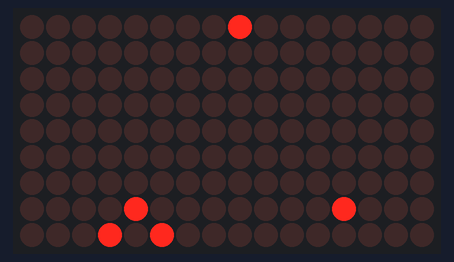
Bench run of a sketch on a simulated Arduino Uno, built with avr-gcc and run on an emulated ATmega328P. On the bench: 16×9 LED matrix.

Above: at 0.6 s.
At 16.8 s:
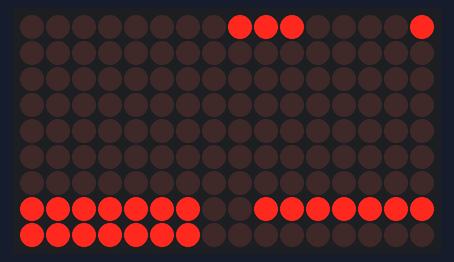
At 25.7 s:
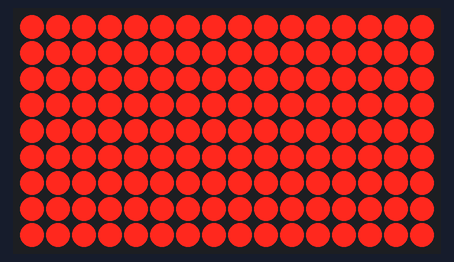
At 37.2 s:
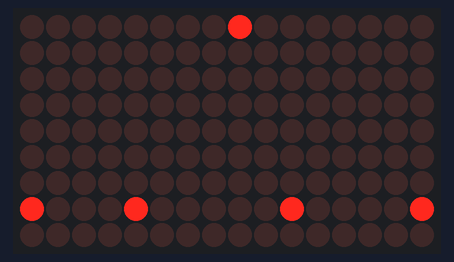

Measured:
- what the display in image 0 shows lasts 1.0 s, from 0.5 s to 1.5 s
- what the display in image 1 shows lasts 3.1 s, from 16.7 s to 19.8 s
- what the display in image 2 shows lasts 0.8 s, from 25.7 s to 26.5 s

The sketch:

RGB5x5_v2.ino
```cpp
// *******************************************************************************************
// ***                Arduino RGB Matrix test for Software Engineering Group               ***
// *******************************************************************************************

// Wiring Matrix to Arduino SDA --> A4  SDL -->A5


//         ******runs through left, right, break, emergency test patterns******

// ******will need each pattern to be connected to a button - see comments in code******
//               ******orientated with wiring at bottom of panel******


//  ****** note Matrix is mapped in a strange way so some of this code is hacky ******
// ****** contacting vendor to see if we can get a better map of the matrix ******

#include <Adafruit_GFX.h>
#include <Adafruit_IS31FL3731.h>
#include <Wire.h>

#define BRIGHT 255   //value 0-255 for brightness Set to medium
#define RECTON 055   // for emergency ON - sets brighness 0-255
#define RECTOFF 0    // for emergency off

Adafruit_IS31FL3731 matrix = Adafruit_IS31FL3731();


void setup() {
  // put your setup code here, to run once:
Serial.println("ISSI manual animation test");
  if (! matrix.begin()) {
    Serial.println("IS31 not found");
    while (1);
  }
  Serial.println("IS31 Found!");

 //
 matrix.setRotation(0);

  delay(500);
}

void loop() {
  // put your main code here, to run repeatedly:

    // this code indicates LEFT TURN, needs to go with M% Button press code

      for(int a = 0; a<4; a++)
      {
        matrix.drawPixel(4, 7, BRIGHT);
        matrix.drawPixel(5, 8, BRIGHT);
        matrix.drawPixel(3, 8, BRIGHT);
        matrix.drawPixel(12, 7, BRIGHT);
        matrix.drawPixel(8, 0, BRIGHT);
        delay(1000);
        matrix.drawPixel(4, 7, 0);
        matrix.drawPixel(5, 8, 0);
        matrix.drawPixel(3, 8, 0);
        matrix.drawPixel(12, 7, 0);
        matrix.drawPixel(8, 0, 0);
        delay(1000);
      }

      // this code indicates RIGHT TURN, needs to go with M5 Button press code
      for(int b = 0; b<4; b++)
      {
        matrix.drawPixel(4, 7, BRIGHT);
        matrix.drawPixel(0, 7, BRIGHT);
        matrix.drawPixel(15, 7, BRIGHT);
        matrix.drawPixel(10, 7, BRIGHT);
        matrix.drawPixel(8, 0, BRIGHT);
        delay(1000);
        matrix.drawPixel(4, 7, 0);
        matrix.drawPixel(0, 7, 0);
        matrix.drawPixel(15, 7, 0);
        matrix.drawPixel(10, 7, 0);
        matrix.drawPixel(8, 0, 0);
        delay(1000);
      }


      // this code turns BREAK light ON for 3 secons
      // this is horrible due to library used - will try find better solution

      {
        // top row (row 1)
        matrix.drawPixel(6, 7, BRIGHT);
        matrix.drawPixel(5, 7, BRIGHT);
        matrix.drawPixel(4, 7, BRIGHT);
        matrix.drawPixel(3, 7, BRIGHT);
        matrix.drawPixel(2, 7, BRIGHT);
        // row 2
        matrix.drawPixel(4, 8, BRIGHT);
        matrix.drawPixel(5, 8, BRIGHT);
        matrix.drawPixel(6, 8, BRIGHT);
        matrix.drawPixel(0, 7, BRIGHT);
        matrix.drawPixel(1, 7, BRIGHT);
        // row 3
        matrix.drawPixel(3, 8, BRIGHT);
        matrix.drawPixel(2, 8, BRIGHT);
        matrix.drawPixel(1, 8, BRIGHT);
        matrix.drawPixel(0, 8, BRIGHT);
        matrix.drawPixel(15, 7, BRIGHT);
        // row 4
        matrix.drawPixel(13, 7, BRIGHT);
        matrix.drawPixel(12, 7, BRIGHT);
        matrix.drawPixel(11, 7, BRIGHT);
        matrix.drawPixel(10, 7, BRIGHT);
        matrix.drawPixel(9, 7, BRIGHT);
        // row 5
        matrix.drawPixel(14, 7, BRIGHT);
        matrix.drawPixel(15, 0, BRIGHT);
        matrix.drawPixel(8, 0, BRIGHT);
        matrix.drawPixel(9, 0, BRIGHT);
        matrix.drawPixel(10, 0, BRIGHT);
        delay (3000);

        matrix.fillRect(0, 0, 50, 50, RECTOFF);  //using this to clear beaklight
        delay(500);
      }


      // this code flashes white EMERGENCY light
      for(int d = 0; d<4; d++)
      {
        matrix.fillRect(0, 0, 50, 50,  RECTON);
        delay(500);
        matrix.fillRect(0, 0, 50, 50, RECTOFF);
        delay(500);
      }

}
```
